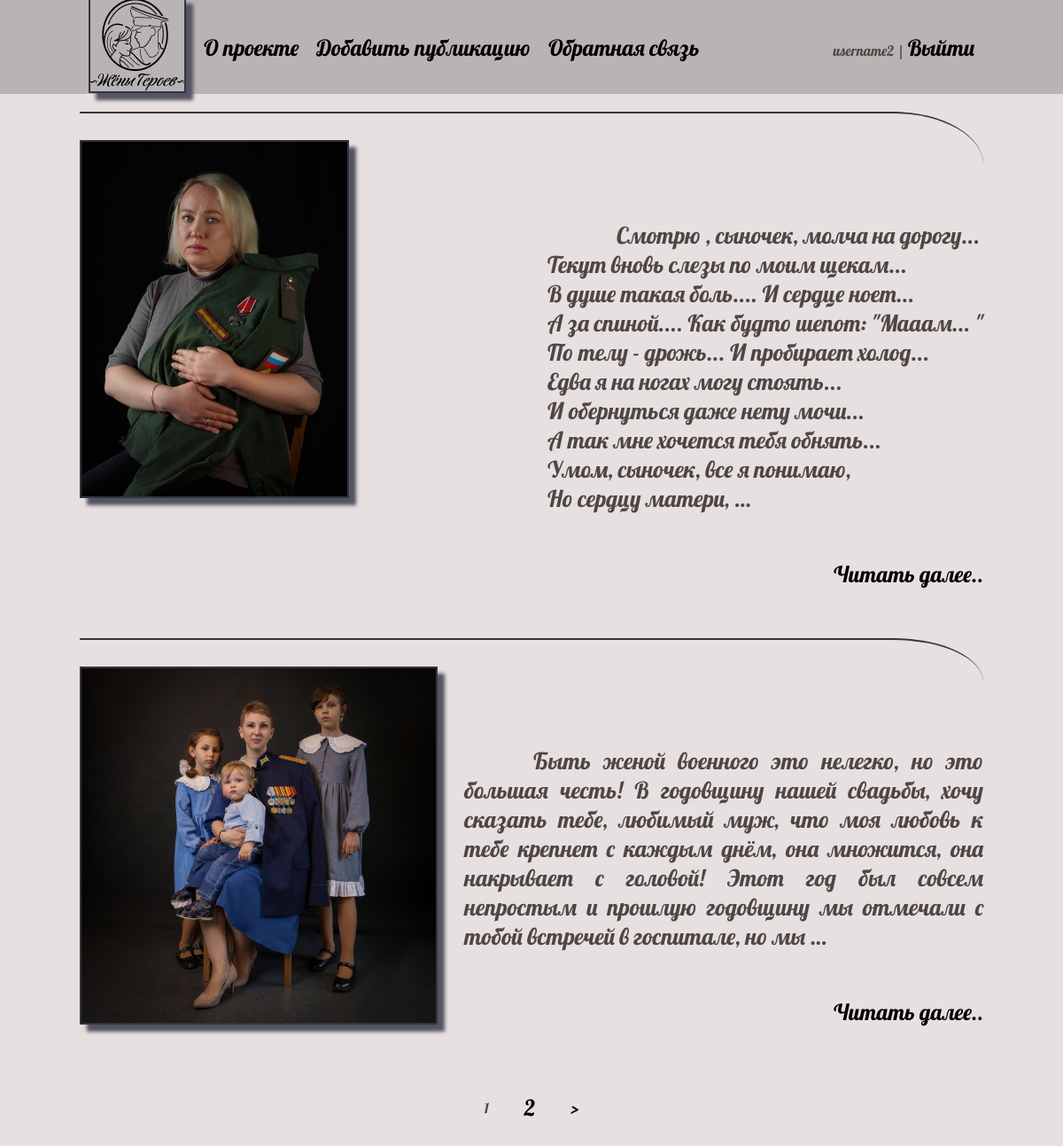
The page / (signed in) on the database its author committed.
### posts/models.py (models this page shows, shortened)
class Post(models.Model):
    author = models.ForeignKey('Author', on_delete=models.CASCADE, verbose_name='Автор публикации')
    title = models.CharField(max_length=255, blank=True, verbose_name="Заголовок публикации", )
    content = models.TextField(blank=True, verbose_name="Текст публикации")
    photo = models.ImageField(upload_to="photos/%Y/%m/%d/", verbose_name="Фото")
    time_create = models.DateTimeField(auto_now_add=True, verbose_name="Время создания")
    time_update = models.DateTimeField(auto_now=True, verbose_name="Время изменения")
    is_moderated = models.BooleanField(default=False, verbose_name="Прошло модерацию")
    category = models.ForeignKey('Category', on_delete=models.PROTECT, verbose_name="Категории публикации") # например публикация с фото или новость
    theme = models.ForeignKey('Theme', on_delete=models.PROTECT, verbose_name="Тема") # например фото в мундире, детский рисунок, письма..
    rating = models.SmallIntegerField(default=0, verbose_name='Рейтинг')
    def get_absolute_url(self):
        return reverse('post_detail', kwargs={'pk' : self.pk})
    class Meta:
        verbose_name = 'Публикация'
        verbose_name_plural = 'Публикации'
        ordering = ['id']

### posts/views.py (the view)
# urls.py: path('', PostList.as_view(), name='home'),
class PostList(DataMixin, ListView):
    model = Post
    template_name = 'posts/index.html'
    context_object_name = 'posts'
    def get_context_data(self, *, object_list=None, **kwargs):
        context = super().get_context_data(**kwargs)
        c_def = self.get_user_context(title="Главная страница")
        return dict(list(context.items()) + list(c_def.items()))
    def get_queryset(self):
        return Post.objects.filter(is_moderated=True)

### posts/utils.py (called while the page is built)
    def get_user_context(self, **kwargs):
        context = kwargs
        user_menu = menu.copy()
        if not self.request.user.is_authenticated:
            user_menu.pop(1)
        context['menu'] = user_menu
        return context

### posts/templates/posts/index.html (shortened to what this page needs)
{% extends 'posts/base.html' %}
{% block content %}
<ul class="articles">
    {% for p in posts %}
    <li  class="article">
            {% if p.photo %}
            <img class="article__image" src="{{p.photo.url}}">
            {% endif %}
            <div class="article__content">
                {% autoescape on %}
                    {{p.content|linebreaks|truncatewords:50}}
                {% endautoescape %}
                <p class="article__link"><a href="{{ p.get_absolute_url }}">Читать далее..</a></p>
            </div>
    </li>
    {% endfor %}
</ul>
{% endblock %}

### posts/templates/posts/base.html (shortened to what this page needs)
{% load static %}
<!DOCTYPE html>
<html lang="ru">
<head>
    <link rel="stylesheet" href="{% static 'posts/css/styles.css' %}">
    <link rel="stylesheet" href="{% static 'posts/css/fonts.css' %}">
</head>
<body>
    {% block mainmenu %}
    <header class="header">
        <ul id="mainmenu" class="mainmenu">
            <li class="logo"><a href="{% url 'home' %}"><img class="logo" src="{% static 'posts/images/logo.png' %}" alt="logo"></a></li>
            {% for m in menu %}
                <li><a href="{% url m.url_name %}">{{m.title}}</a></li>
            {% endfor %}
            {% if request.user.is_authenticated %}
            <li class="last"> {{user.username}} | <a href="{% url 'logout' %}">Выйти</a></li>
            {% else %}
            <li class="last"><a href="{% url 'register' %}">Регистрация</a> | <a href="{% url 'login' %}">Войти</a></li>
            {% endif %}
        </ul>
    </header>
    {% endblock mainmenu %}
    <main class="main">
        {% block content %}
        {% endblock content %}
        {% if page_obj.has_other_pages %}
        <section class="pagination">
            <ul class="pagination__content">
                {% for p in paginator.page_range %}
                    {% if page_obj.number == p %}
                    <li class="page-num page-num-selected">{{ p }}</li>
                    {% elif p >= page_obj.number|add:-2 and p <= page_obj.number|add:2 %}
                    <li class="page-num"><a href="?page={{ p }}">{{ p }}</a></li>
                    {% endif %}
                {% endfor %}
                {% if page_obj.has_next %}
                    <li class="pagination__right"><a href="?page={{ page_obj.next_page_number }}">&gt;</a></li>
                {% endif %}
            </ul>
        </section>
        {% endif %}
    </main>
</body>
</html>

### posts/static/posts/css/styles.css (style rules this page uses)
html, body { font-family: 'Lobster'; font-style: normal; color: rgb(80, 69, 69); ; margin: 0; padding: 0; height: 100%; width: 100%; background-color: #e7e0e0; }
ul { list-style: none; margin: 0; padding: 0; }
a { color: black; text-decoration: none; font-family: 'Lobster'; font-weight: 400; font-size: 25px; line-height: 31px; }
img { max-width: 450px; height: 100%; -o-object-fit: contain; object-fit: contain; border: 2px solid #343440; box-shadow: 8px 8px 4px #535361; }
.header { padding: 0 10px; box-sizing: border-box; position: sticky; position: -webkit-sticky; top: 0; background-color: #b9b4b4; height: 106px; width: 100%; font-family: 'Lobster'; font-style: normal; }
main, .mainmenu { max-width: 1020px; margin: 0 auto; }
.main { width: 100%; box-sizing: border-box; padding: 20px 0; margin: 0 auto; }
.mainmenu { height: 100%; display: flex; justify-content: space-between; align-items: center; }
.mainmenu>li { padding: 0 10px; }
.pagination { margin: 20px 0; }
.pagination__content { display: flex; justify-content: center; align-items: center; }
.pagination__content>li { padding: 0 20px; }
.article { padding: 30px 0; display: flex; justify-content: space-between; border-top: #343440 2px solid; border-top-right-radius: 10%; }
.article__image { max-width: 600px; height: auto; max-height: 50vh; margin-right: 30px; }
.article__content, .about { font-size: 26px; text-align: justify; text-indent: 3em; display: flex; flex-direction: column; justify-content: space-between; }
.article__link { margin-left: auto; }
.last { margin-left: auto; }

### rows shown on the page
Post: photo (picture), content "Смотрю , сыночек, молча на дорогу... Текут вновь слезы по моим щекам... В душе такая боль.... И сердце ноет... А за спиной.... Как будто шепот: \"Мааам... \" По телу - дрожь... И пробирает холод... Едва я на ногах могу стоять... И обернуться даже нету мочи... А так мне хочется тебя обнять... Умом, сыночек, все я понимаю, Но сердцу матери, …"
Post: photo (picture), content "Быть женой военного это нелегко, но это большая честь! В годовщину нашей свадьбы, хочу сказать тебе, любимый муж, что моя любовь к тебе крепнет с каждым днём, она множится, она накрывает с головой! Этот год был совсем непростым и прошлую годовщину мы отмечали с тобой встречей в госпитале, но мы …"

### other values the page prints
{{ m.title }} "О проекте" "Добавить публикацию" "Обратная связь"
{{ user.username }} "username2"
{{ p }} "1"
{{ p }} "2"
